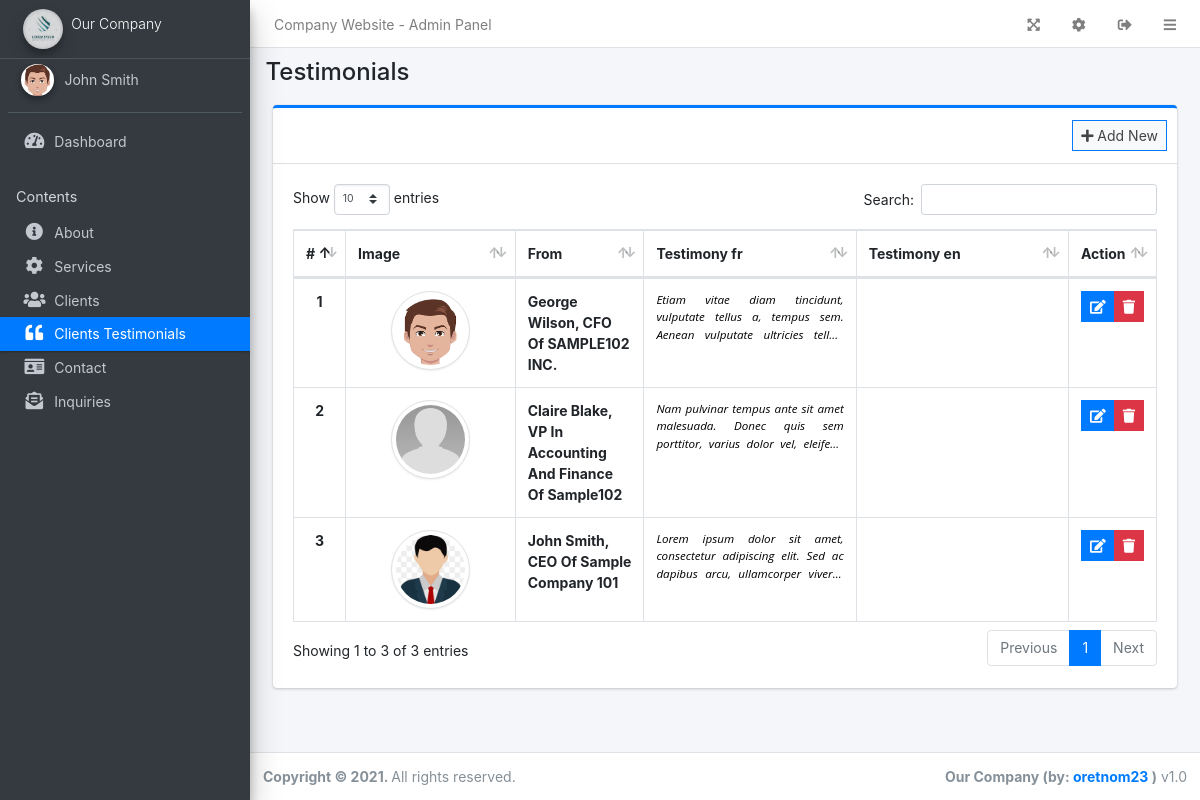
/admin/?page=testimonials (signed in), run on the app's committed database.
### tables this page shows
CREATE TABLE `testimonials` (
  `id` int(30) NOT NULL,
  `message_from` text NOT NULL,
  `message` text NOT NULL,
  `message_en` text NOT NULL,
  `file_path` text NOT NULL,
  `date_created` datetime NOT NULL DEFAULT current_timestamp(),
  `date_updated` datetime DEFAULT NULL ON UPDATE current_timestamp()
);

### config.php (called while the page is built, shortened)
<?php
function validate_image($file){
	if(!empty($file)){
		if(is_file(base_app.$file)){
			return base_url.$file;
		}else{
			return base_url.'dist/img/no-image-available.png';
		}
	}else{
		return base_url.'dist/img/no-image-available.png';
	}
}
?>

### admin/testimonials/index.php (the view, shortened to what this page needs)
<div class="col-lg-12">
	<div class="card card-outline card-primary">
		<div class="card-header">
			<div class="card-tools">
				<a class="btn btn-block btn-sm btn-default btn-flat border-primary new_testimonial" href="javascript:void(0)"><i class="fa fa-plus"></i> Add New</a>
			</div>
		</div>
		<div class="card-body">
			<table class="table tabe-hover table-bordered table-compact" id="list">
				<colgroup>
					<col width="5%">
					<col width="20%">
					<col width="15%">
					<col width="25%">
					<col width="25%">
					<col width="10%">
				</colgroup>
				<thead>
					<tr>
						<th class="text-center">#</th>
						<th>Image</th>
						<th>From</th>
						<th>Testimony fr</th>
						<th>Testimony en</th>
						<th>Action</th>
					</tr>
				</thead>
				<tbody>
					<?php
					$i = 1;
					$qry = $conn->query("SELECT * FROM `testimonials` order by unix_timestamp(`date_updated`) desc, unix_timestamp(`date_created`) desc");
					while($row= $qry->fetch_assoc()):
						$desc = html_entity_decode($row['message']);
						$desc_en = html_entity_decode($row['message_en']);
					?>
					<tr>
						<th class="text-center"><?php echo $i++ ?></th>
						<td class='text-center'>
							<img src="<?php echo validate_image($row['file_path']) ?>" alt="Testimony Image"  style="object-fit:scale-down;object-position:center center;border-radius: 50%;height: auto;max-width: 55%;" class="img-thumbnail">
						</td>
						<td><b class=""><?php echo ucwords($row['message_from']) ?></b></td>
						<td><small class="truncate"><?php echo $desc ?></small></td>
						<td><small class="truncate"><?php echo $desc_en ?></small></td>
						<td class="text-center">
		                    <div class="btn-group">
		                        <a href="javascript:void(0)" data-id='<?php echo $row['id'] ?>' class="btn btn-primary btn-flat btn-sm manage_testimonial">
		                          <i class="fas fa-edit"></i>
		                        </a>
		                        <button type="button" class="btn btn-danger btn-sm btn-flat delete_testimonial" data-id="<?php echo $row['id'] ?>">
		                          <i class="fas fa-trash"></i>
		                        </button>
	                      </div>
						</td>
					</tr>
				<?php endwhile; ?>
				</tbody>
			</table>
		</div>
	</div>
</div>

### data on the page
testimonials: file_path (picture), message_from "George Wilson, CFO Of SAMPLE102 INC.", message "Etiam vitae diam tincidunt, vulputate tellus a, tempus sem. Aenean vulputate ultricies…"
testimonials: file_path (picture), message_from "Claire Blake, VP In Accounting And Finance Of Sample102", message "Nam pulvinar tempus ante sit amet malesuada. Donec quis sem porttitor, varius dolor vel,…"
testimonials: file_path (picture), message_from "John Smith, CEO Of Sample Company 101", message "Lorem ipsum dolor sit amet, consectetur adipiscing elit. Sed ac dapibus arcu, ullamcorper…"

### other printed values
$_settings->info('name') "Company Website"
$_settings->info('short_name') "Our Company"
$_settings->userdata('firstname').' '.$_settings->userdata('lastname') "John Smith"
str_replace("_", " ",$page) "Testimonials"
